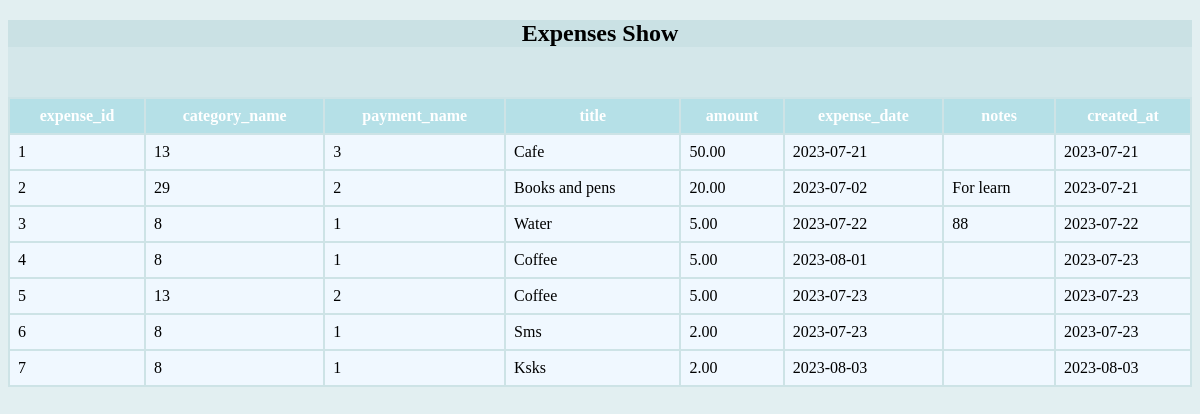
Screenshot of /home/showexpense.php (signed in) with the database file from the repository.
### tables this page shows
CREATE TABLE `expenses` (
  `expense_id` int(11) NOT NULL,
  `category_id` int(11) NOT NULL,
  `payment_id` int(11) NOT NULL,
  `title` varchar(255) DEFAULT NULL,
  `amount` double(8,2) NOT NULL,
  `expense_date` date NOT NULL,
  `bill` varchar(255) DEFAULT NULL,
  `notes` text DEFAULT NULL,
  `created_at` date NOT NULL
);

### home/showexpense.php (the view, shortened to what this page needs)
<!DOCTYPE html>
<html lang="en">
<head>
    <link rel="stylesheet" href="../css/tables.css">
</head>
<body>
    <div class="top" align=center>
        <h2>Expenses Show</h2>
    </div>
    <table>
        <thead>
            <tr>
                <th>expense_id</th>
                <th>category_name</th>
                <th>payment_name</th>
                <th>title</th>
                <th>amount</th>
                <th>expense_date</th>
                <th>notes</th>
                <th>created_at</th>
            </tr>
        </thead>
        <tbody>
            <?php
            include("../include/connect.php");
            $id = $_SESSION['id'];
            $sql = "SELECT * FROM `expenses` INNER JOIN categories ON expenses.category_id = categories.category_id
            WHERE categories.user_id = $id ";
            $result = mysqli_query($conn, $sql);
            $rows = mysqli_fetch_all($result);
            $count = 1;
            foreach ($rows as $row) : ?>
            <tr>
                <td><?php echo $count++; ?></td>
                <td><?php echo $row[1]; ?></td>
                <td><?php echo $row[2]; ?></td>
                <td><?php echo $row[3]; ?></td>
                <td><?php echo $row[4]; ?></td>
                <td><?php echo $row[5]; ?></td>
                <td><?php echo $row[7]; ?></td>
                <td><?php echo $row[8]; ?></td>
            </tr>
            <?php endforeach; ?>
        </tbody>
    </table>
</body>
</html>

### css/tables.css (style rules this page uses)
* { background: rgba(199, 224, 228, .5); }
table { width: 100%; margin-top: 50px; }
th, td { padding: 8px; background-color: aliceblue; }
th { background: rgb(181, 224, 231,1); color: white; }

### rows the page displays
expenses: category "13", payment "3", title "Cafe", amount "50.00", expense_date "2023-07-21", created_at "2023-07-21"
expenses: category "29", payment "2", title "Books and pens", amount "20.00", expense_date "2023-07-02", notes "For learn", created_at "2023-07-21"
expenses: category "8", payment "1", title "Water", amount "5.00", expense_date "2023-07-22", notes "88", created_at "2023-07-22"
expenses: category "8", payment "1", title "Coffee", amount "5.00", expense_date "2023-08-01", created_at "2023-07-23"
expenses: category "13", payment "2", title "Coffee", amount "5.00", expense_date "2023-07-23", created_at "2023-07-23"
expenses: category "8", payment "1", title "Sms", amount "2.00", expense_date "2023-07-23", created_at "2023-07-23"
expenses: category "8", payment "1", title "Ksks", amount "2.00", expense_date "2023-08-03", created_at "2023-08-03"
